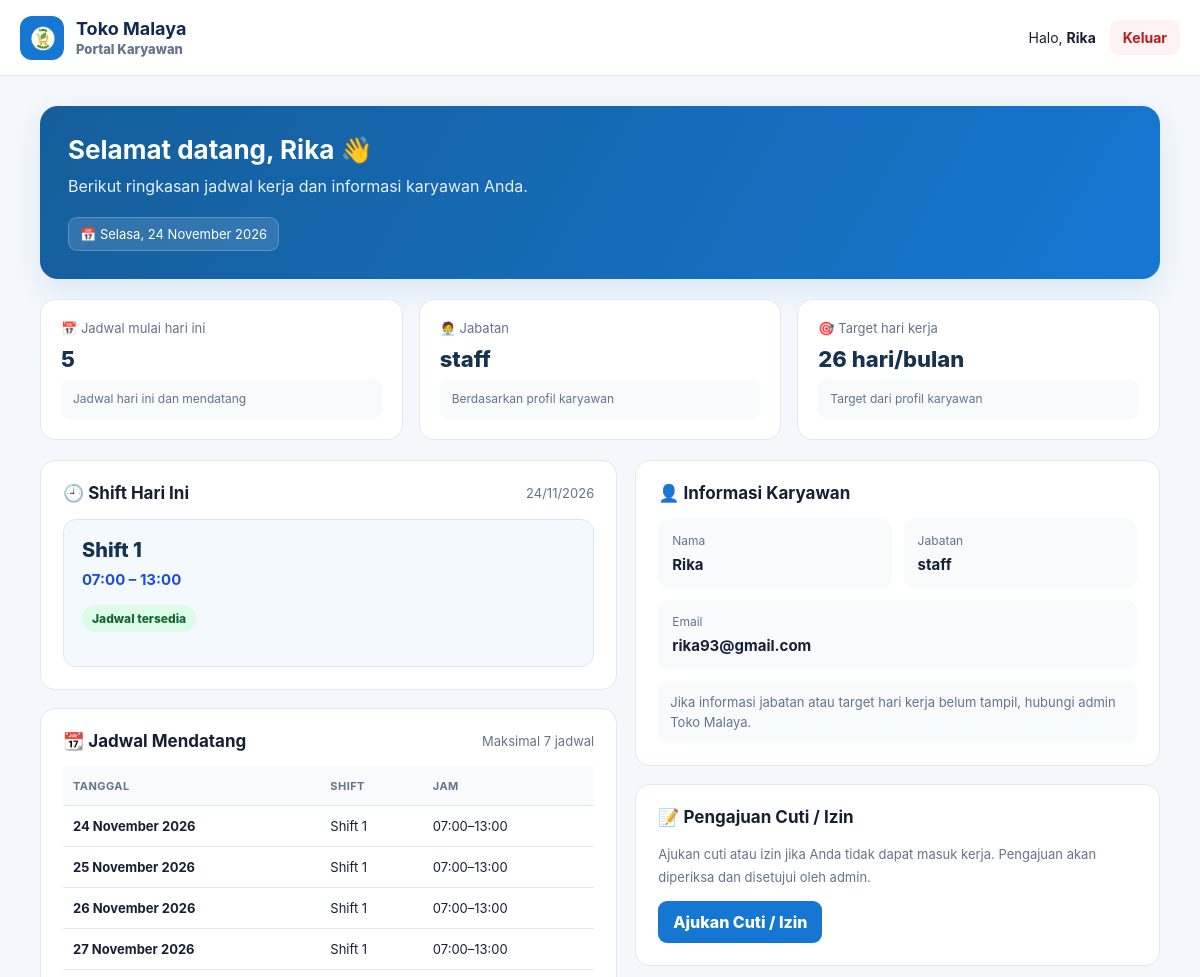
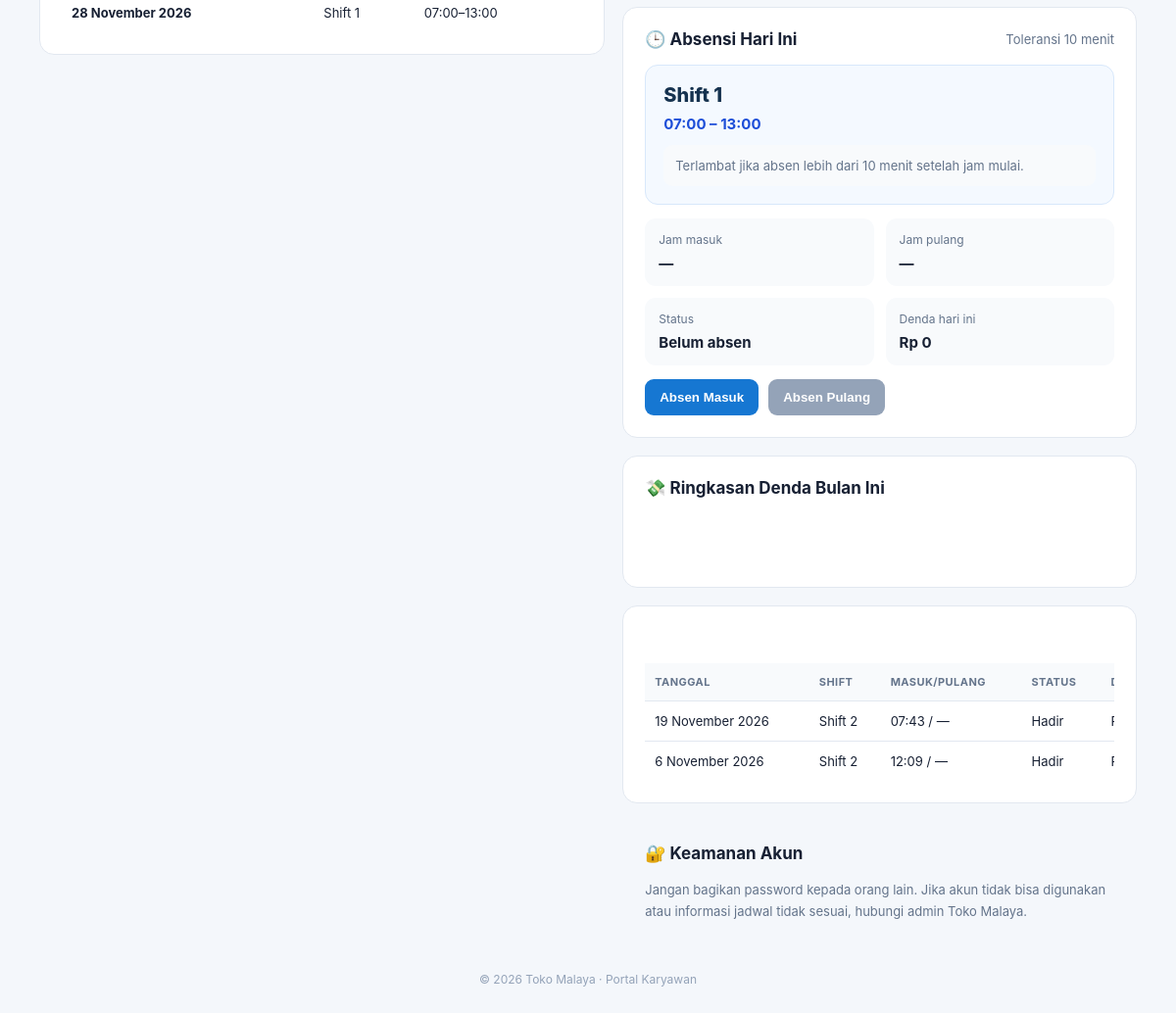
Screenshot of /karyawan/dashboard.php (signed in) with the database file from the repository (2 pictures, top to bottom).
### tables this page shows
CREATE TABLE `profil_karyawan` (
  `id_user` int(11) NOT NULL,
  `jabatan` enum('kasir','staff') NOT NULL,
  `gaji_bulanan` decimal(12,2) NOT NULL,
  `target_hari_bulanan` tinyint(3) UNSIGNED NOT NULL DEFAULT 26,
  `aktif` tinyint(1) NOT NULL DEFAULT 1
);

CREATE TABLE `jadwal_shift` (
  `id_jadwal` int(11) NOT NULL,
  `id_user` int(11) NOT NULL,
  `id_shift` int(11) NOT NULL,
  `tanggal` date NOT NULL,
  `dibuat_oleh` int(11) NOT NULL,
  `catatan` varchar(255) DEFAULT NULL
);

CREATE TABLE `shift` (
  `id_shift` int(11) NOT NULL,
  `nama_shift` varchar(30) NOT NULL,
  `jam_mulai` time NOT NULL,
  `jam_selesai` time NOT NULL,
  `toleransi_menit` tinyint(3) UNSIGNED NOT NULL DEFAULT 10
);

CREATE TABLE `absensi` (
  `id_absensi` int(11) NOT NULL,
  `id_user` int(11) NOT NULL,
  `id_jadwal` int(11) NOT NULL,
  `tanggal` date NOT NULL,
  `jam_masuk` time DEFAULT NULL,
  `jam_pulang` time DEFAULT NULL,
  `status_masuk` enum('tepat_waktu','terlambat') DEFAULT NULL,
  `status` varchar(30) NOT NULL DEFAULT 'Belum absen',
  `menit_terlambat` int(10) UNSIGNED NOT NULL DEFAULT 0,
  `denda` decimal(15,2) NOT NULL DEFAULT 0.00,
  `catatan` varchar(500) DEFAULT NULL,
  `created_at` datetime NOT NULL DEFAULT current_timestamp(),
  `updated_at` datetime NOT NULL DEFAULT current_timestamp() ON UPDATE current_timestamp()
);

### karyawan/dashboard.php (the view, shortened to what the rows shown need)
<?php
require_once __DIR__ . '/../config/database.php';
mysqli_set_charset($conn, 'utf8mb4');
$idUser = (int) $_SESSION['id_user'];
$nama = $_SESSION['nama'] ?? 'Karyawan';
$hariIni = date('Y-m-d');
function e($value): string {
    return htmlspecialchars((string)($value ?? ''), ENT_QUOTES, 'UTF-8');
}
function tabelAda(mysqli $conn, string $tabel): bool {
    $sql = "SHOW TABLES LIKE '" . mysqli_real_escape_string($conn, $tabel) . "'";
    $result = mysqli_query($conn, $sql);
    return $result && mysqli_num_rows($result) > 0;
}
function tanggalIndonesia(string $tanggal): string {
    $bulan = [
        1=>'Januari', 'Februari', 'Maret', 'April', 'Mei', 'Juni',
        'Juli', 'Agustus', 'September', 'Oktober', 'November', 'Desember'
    ];
    $ts = strtotime($tanggal);
    return (int)date('j', $ts) . ' ' .
        $bulan[(int)date('n', $ts)] . ' ' . date('Y', $ts);
}
function jam($value): string {
    return $value ? substr((string)$value, 0, 5) : '—';
}
$pesanSetup = [];
$profil = null;
if (tabelAda($conn, 'profil_karyawan')) {
    $stmt = mysqli_prepare(
        $conn,
        'SELECT jabatan, gaji_bulanan, target_hari_bulanan, aktif
         FROM profil_karyawan
         WHERE id_user = ?
         LIMIT 1'
    );
    if ($stmt) {
        mysqli_stmt_bind_param($stmt, 'i', $idUser);
        mysqli_stmt_execute($stmt);
        $profil = mysqli_fetch_assoc(mysqli_stmt_get_result($stmt));
    }
}
$jadwalHariIni = null;
$jadwalMendatang = [];
if (!$pesanSetup) {
    $sqlHariIni = "
        SELECT j.id_jadwal, j.tanggal, j.catatan,
               s.nama_shift, s.jam_mulai, s.jam_selesai
        FROM jadwal_shift j
        INNER JOIN shift s ON s.id_shift = j.id_shift
        WHERE j.id_user = ? AND j.tanggal = ?
        LIMIT 1
    ";
    $stmt = mysqli_prepare($conn, $sqlHariIni);
    if ($stmt) {
        mysqli_stmt_bind_param($stmt, 'is', $idUser, $hariIni);
        mysqli_stmt_execute($stmt);
        $jadwalHariIni = mysqli_fetch_assoc(mysqli_stmt_get_result($stmt));
    }
    $sqlMendatang = "
        SELECT j.tanggal, j.catatan,
               s.nama_shift, s.jam_mulai, s.jam_selesai
        FROM jadwal_shift j
        INNER JOIN shift s ON s.id_shift = j.id_shift
        WHERE j.id_user = ? AND j.tanggal >= ?
        ORDER BY j.tanggal ASC, s.jam_mulai ASC
        LIMIT 7
    ";
    $stmt = mysqli_prepare($conn, $sqlMendatang);
    if ($stmt) {
        mysqli_stmt_bind_param($stmt, 'is', $idUser, $hariIni);
        mysqli_stmt_execute($stmt);
        $result = mysqli_stmt_get_result($stmt);
        while ($row = mysqli_fetch_assoc($result)) {
            $jadwalMendatang[] = $row;
        }
    }
}
$absensiTersedia = tabelAda($conn, 'absensi');
$absensiHariIni = null;
$riwayatAbsensi = [];
if ($absensiTersedia) {
    $stmtHari = mysqli_prepare(
        $conn,
        'SELECT a.*, j.id_jadwal, s.nama_shift,
                s.jam_mulai, s.jam_selesai
         FROM absensi a
         INNER JOIN jadwal_shift j ON j.id_jadwal = a.id_jadwal
         INNER JOIN shift s ON s.id_shift = j.id_shift
         WHERE a.id_user = ? AND a.tanggal = ?
         LIMIT 1'
    );
    if ($stmtHari) {
        mysqli_stmt_bind_param($stmtHari, 'is', $idUser, $hariIni);
        mysqli_stmt_execute($stmtHari);
        $absensiHariIni = mysqli_fetch_assoc(
            mysqli_stmt_get_result($stmtHari)
        );
    }
    $stmtRiwayat = mysqli_prepare(
        $conn,
        'SELECT a.tanggal, a.jam_masuk, a.jam_pulang,
                a.status, a.menit_terlambat, a.denda,
                s.nama_shift
         FROM absensi a
         INNER JOIN jadwal_shift j ON j.id_jadwal = a.id_jadwal
         INNER JOIN shift s ON s.id_shift = j.id_shift
         WHERE a.id_user = ?
         ORDER BY a.tanggal DESC
         LIMIT 10'
    );
    if ($stmtRiwayat) {
        mysqli_stmt_bind_param($stmtRiwayat, 'i', $idUser);
        mysqli_stmt_execute($stmtRiwayat);
        $result = mysqli_stmt_get_result($stmtRiwayat);
        while ($row = mysqli_fetch_assoc($result)) {
            $riwayatAbsensi[] = $row;
        }
    }
}
$namaJabatan = $profil['jabatan'] ?? 'Karyawan';
$targetHari = isset($profil['target_hari_bulanan'])
    ? (int)$profil['target_hari_bulanan']
    : null;
?>
<!doctype html>
<html lang="id">
<head>
</head>
<body>
<main class="container">
    <section class="welcome">
        <h1>Selamat datang, <?= e($nama) ?> 👋</h1>
    </section>
    <section class="stats">
        <article class="stat">
            <div class="label">🧑‍💼 Jabatan</div>
            <div class="value"><?= e($namaJabatan) ?></div>
            <div class="note">Berdasarkan profil karyawan</div>
        </article>
        <article class="stat">
            <div class="label">🎯 Target hari kerja</div>
            <div class="value">
                <?= $targetHari !== null ? $targetHari . ' hari/bulan' : 'Belum diatur' ?>
            </div>
            <div class="note">Target dari profil karyawan</div>
        </article>
    </section>
    <div class="layout">
        <div>
            <section class="card">
                <div class="card-head">
                    <h2>🕘 Shift Hari Ini</h2>
                </div>
                <?php if ($pesanSetup): ?>
                    <div class="empty">Data jadwal belum tersedia.</div>
                <?php elseif ($jadwalHariIni): ?>
                    <div class="shift-box">
                        <div class="shift-title"><?= e($jadwalHariIni['nama_shift']) ?></div>
                        <div class="shift-time">
                            <?= e(jam($jadwalHariIni['jam_mulai'])) ?>
                            – <?= e(jam($jadwalHariIni['jam_selesai'])) ?>
                        </div>
                        <p><span class="pill">Jadwal tersedia</span></p>
                    </div>
                <?php endif; ?>
            </section>
            <section class="card">
                <div class="card-head">
                    <h2>📆 Jadwal Mendatang</h2>
                </div>
                <?php if ($pesanSetup): ?>
                    <div class="empty">Tabel jadwal belum tersedia.</div>
                <?php elseif (!$jadwalMendatang): ?>
                    <div class="empty">Belum ada jadwal mendatang.</div>
                <?php else: ?>
                    <div class="table-wrap">
                        <table>
                            <thead>
                                <tr>
                                    <th>Tanggal</th>
                                    <th>Shift</th>
                                    <th>Jam</th>
                                </tr>
                            </thead>
                            <tbody>
                            <?php foreach ($jadwalMendatang as $j): ?>
                                <tr>
                                    <td><strong><?= e(tanggalIndonesia($j['tanggal'])) ?></strong></td>
                                    <td>
                                        <?= e($j['nama_shift']) ?>
                                    </td>
                                    <td>
                                        <?= e(jam($j['jam_mulai'])) ?>–<?= e(jam($j['jam_selesai'])) ?>
                                    </td>
                                </tr>
                            <?php endforeach; ?>
                            </tbody>
                        </table>
                    </div>
                <?php endif; ?>
            </section>
        </div>
        <div>
            <section class="card">
                <div class="card-head">
                    <h2>👤 Informasi Karyawan</h2>
                </div>
                <div class="info-list">
                    <div class="info-item">
                        <span>Jabatan</span>
                        <strong><?= e($namaJabatan) ?></strong>
                    </div>
                </div>
            </section>
            <section class="card">
                <div class="card-head">
                    <h2>📝 Pengajuan Cuti / Izin</h2>
                </div>
            </section>
            <section class="card">
                <div class="card-head">
                    <h2>🕒 Absensi Hari Ini</h2>
                </div>
                <?php if (!$absensiTersedia): ?>
                    <div class="alert">
                        Tabel absensi belum tersedia atau strukturnya belum sesuai.
                        Periksa migrasi database absensi.
                    </div>
                <?php elseif (!$jadwalHariIni): ?>
                    <div class="empty">
                        Belum ada jadwal shift untuk hari ini.
                    </div>
                <?php else: ?>
                    <div class="shift-box" style="margin-bottom:14px">
                        <div class="shift-title"><?= e($jadwalHariIni['nama_shift']) ?></div>
                        <div class="shift-time">
                            <?= e(jam($jadwalHariIni['jam_mulai'])) ?>
                            – <?= e(jam($jadwalHariIni['jam_selesai'])) ?>
                        </div>
                        <div class="note">
                            Terlambat jika absen lebih dari 10 menit setelah jam mulai.
                        </div>
                    </div>
                    <div class="info-list" style="margin-bottom:14px">
                        <div class="info-item">
                            <span>Jam masuk</span>
                            <strong><?= e(jam($absensiHariIni['jam_masuk'] ?? null)) ?></strong>
                        </div>
                        <div class="info-item">
                            <span>Jam pulang</span>
                            <strong><?= e(jam($absensiHariIni['jam_pulang'] ?? null)) ?></strong>
                        </div>
                        <div class="info-item">
                            <span>Status</span>
                            <strong><?= e($absensiHariIni['status'] ?? 'Belum absen') ?></strong>
                        </div>
                        <div class="info-item">
                            <span>Denda hari ini</span>
                            <strong>
                                Rp <?= number_format((float)($absensiHariIni['denda'] ?? 0), 0, ',', '.') ?>
                            </strong>
                        </div>
                    </div>
                    <div style="display:flex;gap:10px;flex-wrap:wrap">
                        <form method="post">
                            <button type="submit"
                                class="btn <?= !empty($absensiHariIni['jam_masuk']) ? 'btn-disabled' : '' ?>"
                                <?= !empty($absensiHariIni['jam_masuk']) ? 'disabled' : '' ?>>
                                Absen Masuk
                            </button>
                        </form>
                        <form method="post">
                            <button type="submit"
                                class="btn btn-green <?= (empty($absensiHariIni['jam_masuk']) || !empty($absensiHariIni['jam_pulang'])) ? 'btn-disabled' : '' ?>"
                                <?= (empty($absensiHariIni['jam_masuk']) || !empty($absensiHariIni['jam_pulang'])) ? 'disabled' : '' ?>>
                                Absen Pulang
                            </button>
                        </form>
                    </div>
                <?php endif; ?>
            </section>
            <section class="card">
                <div class="card-head">
                    <h2>💸 Ringkasan Denda Bulan Ini</h2>
                </div>
            </section>
            <section class="card">
                <div class="card-head">
                    <h2>📋 Riwayat Absensi</h2>
                </div>
                <?php if (!$absensiTersedia): ?>
                    <div class="empty">Riwayat absensi belum tersedia.</div>
                <?php elseif (!$riwayatAbsensi): ?>
                    <div class="empty">Belum ada riwayat absensi.</div>
                <?php else: ?>
                    <div class="table-wrap">
                        <table style="min-width:540px">
                            <thead>
                                <tr>
                                    <th>Tanggal</th>
                                    <th>Shift</th>
                                    <th>Masuk/Pulang</th>
                                    <th>Status</th>
                                    <th>Denda</th>
                                </tr>
                            </thead>
                            <tbody>
                            <?php foreach ($riwayatAbsensi as $riwayat): ?>
                                <tr>
                                    <td><?= e(tanggalIndonesia($riwayat['tanggal'])) ?></td>
                                    <td><?= e($riwayat['nama_shift']) ?></td>
                                    <td>
                                        <?= e(jam($riwayat['jam_masuk'])) ?>
                                        /
                                        <?= e(jam($riwayat['jam_pulang'])) ?>
                                    </td>
                                    <td>
                                        <?= e($riwayat['status']) ?>
                                    </td>
                                    <td>
                                    </td>
                                </tr>
                            <?php endforeach; ?>
                            </tbody>
                        </table>
                    </div>
                <?php endif; ?>
            </section>
            <section class="card">
                <div class="card-head">
                    <h2>🔐 Keamanan Akun</h2>
                </div>
            </section>
        </div>
    </div>
</main>
</body>
</html>

### rows the page displays
profil_karyawan: jabatan "staff", target_hari_bulanan "26"
jadwal_shift: id_shift.nama_shift "Shift 1", id_shift.jam_mulai "07:00", id_shift.jam_selesai "13:00", tanggal "24 November 2026"
jadwal_shift: tanggal "25 November 2026", id_shift.nama_shift "Shift 1", id_shift.jam_mulai "07:00", id_shift.jam_selesai "13:00"
jadwal_shift: tanggal "26 November 2026", id_shift.nama_shift "Shift 1", id_shift.jam_mulai "07:00", id_shift.jam_selesai "13:00"
jadwal_shift: tanggal "27 November 2026", id_shift.nama_shift "Shift 1", id_shift.jam_mulai "07:00", id_shift.jam_selesai "13:00"
jadwal_shift: tanggal "28 November 2026", id_shift.nama_shift "Shift 1", id_shift.jam_mulai "07:00", id_shift.jam_selesai "13:00"
absensi: tanggal "19 November 2026", shift.nama_shift "Shift 2", jam_masuk "07:43", jam_pulang "—", status "Hadir"
absensi: tanggal "6 November 2026", shift.nama_shift "Shift 2", jam_masuk "12:09", jam_pulang "—", status "Hadir"

### other values shown
$nama "Rika"
$totalJadwal "5"
$email !== '' ? $email : 'Belum tersedia' "rika93@gmail.com"
jam($absensiHariIni['jam_masuk'] ?? null) "—"
jam($absensiHariIni['jam_pulang'] ?? null) "—"
$absensiHariIni['status'] "Belum absen"
$absensiHariIni['denda'] "0"
